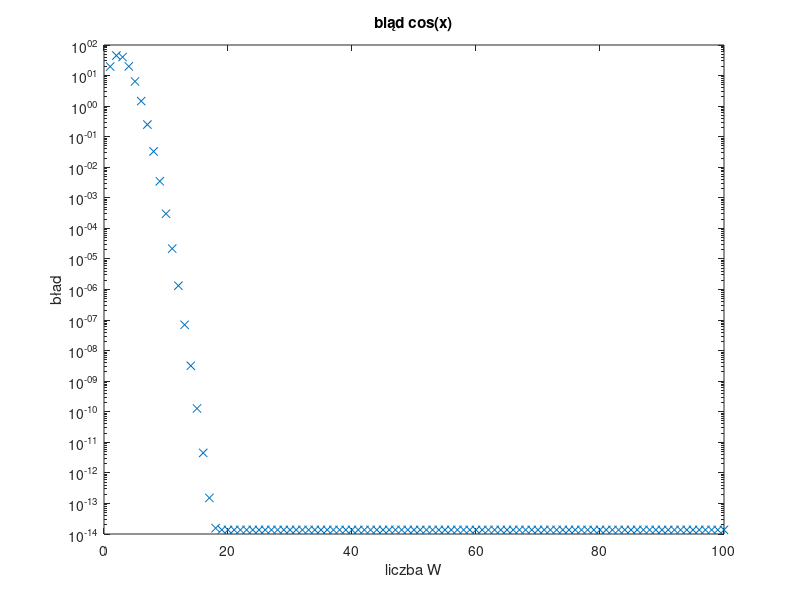

The MATLAB source for this figure:
%Kacper Fijałkowski 
%416231

%Napisz program pokazujący bład w szregu cosinusów 

clc; clear; close all; format short g;

%blad = błąd!!!

%definicja zmiennych
%x=pi*rand;
x = linspace(-2*pi,2*pi,100);
cos_x=cos(x);

%zadanie wartości W-wartosc 1 na 100
w_wartosc = 1:100;

blad = zeros(size(w_wartosc));

for i=1:length(w_wartosc)
    W=w_wartosc(i);
    cosinus_x = zeros(size(x));
    cosx=cosinus_x + 1;
    for k=1:W
        cosx=cosx+ ((-1)^k)*x.^(2*k)/factorial(2*k);
    end
    blad(i)=max(abs(cos_x-cosx));
end

%wywółanie wykresu
semilogy(w_wartosc, blad,' x');
hold on;
title('bląd cos(x)');
xlabel('liczba W');
ylabel('bład');